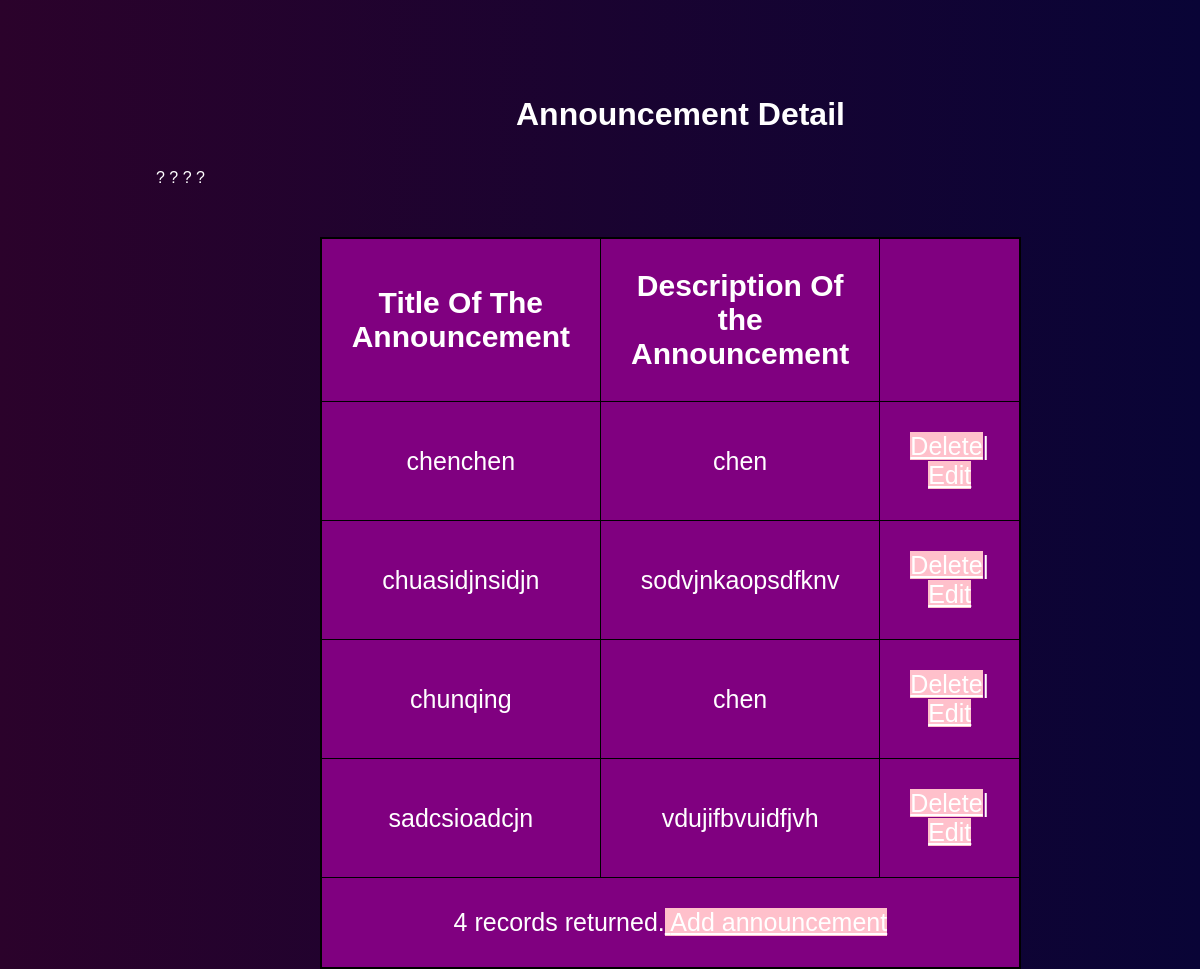
Page /announce-detail.php on the committed database.
### tables this page shows
CREATE TABLE `announcement` (
  `title_announcement` varchar(50) NOT NULL,
  `description` varchar(100) NOT NULL
);

### announce-detail.php (the view, shortened to what this page needs)
<!DOCTYPE html>
<html>
    <head>
        <link href="announce-detail-style.css" rel="stylesheet" type="text/css"/>
    </head>
    <body>
       <?php
       $header =array(
           'title_announcement'=>'Title Of The Announcement',
           'description'=>'Description Of the Announcement'
       );
       if(isset($_GET["title_announcement"])){
           $title=(array_key_exists($_GET["title_announcement"],
                   checkTitle($title))
                   ?$_GET['title_announcement']:"%");
       }
       else {
           $title="%";
       }
       ?>
        <h1 style="margin-top: 8%;margin-left: 43%;">Announcement Detail</h1>
        <form action="" method="POST">
            <table border="1">
                <tr>
                    <?php
                    foreach($header as $key=>$value){
                    printf('<th>
                            %s
                            </th>',$value);}
                    ?>
                    <th>&nbsp;</th>
                </tr>
                <?php
                $con=new mysqli(DB_HOST,DB_USER,DB_PASS,DB_NAME);
                $sql="SELECT * FROM announcement WHERE title_announcement LIKE'$title'";
                if($result =$con->query($sql)){
                    while($record=$result->fetch_object()){
                        printf("<tr>
                                <td>%s</td>
                                <td>%s</td>
                                <td><a class='link' href='delete-announce.php?title=%s'>Delete</a>|
                                    <a class='link' href='edit-announce.php?title=%s'>Edit</td>?
                                </tr>",$record->title_announcement,
                                       $record->description,
                                       $record->title_announcement,
                                       $record->title_announcement);
                    }
                    printf("<tr><td colspan='3'>%d records returned."."<a class='link' href='admin_announcement.php']>
                            Add announcement</a></td></tr>",$result->num_rows);
                }
                ?>
            </table>
        </form>
    </body>
</html>

### announce-detail-style.css (style rules this page uses)
* { margin:0; padding:0; box-sizing:border-box; color: white; }
body { background:linear-gradient(to right,#2b022b,#090436); font-family:Arial,Helvetica,san-serif; }
table { color: black; background-color: purple; text-align: center; margin-left: 22%; margin-top: 50px; border:2px solid black; border-collapse: collapse; }
td { font-size: 25px; color:white; padding: 30px 30px 30px 30px; }
th { font-size: 30px; padding:30px 30px 30px 30px; }
form { margin-top: 3%; margin-left: 13%; margin-right:25%; }
.link { background-color: pink; }

### rows in the picture
announcement: title_announcement "chenchen", description "chen"
announcement: title_announcement "chuasidjnsidjn", description "sodvjnkaopsdfknv"
announcement: title_announcement "chunqing", description "chen"
announcement: title_announcement "sadcsioadcjn", description "vdujifbvuidfjvh"

### other values in the picture
$value "Title Of The Announcement"
$value "Description Of the Announcement"
